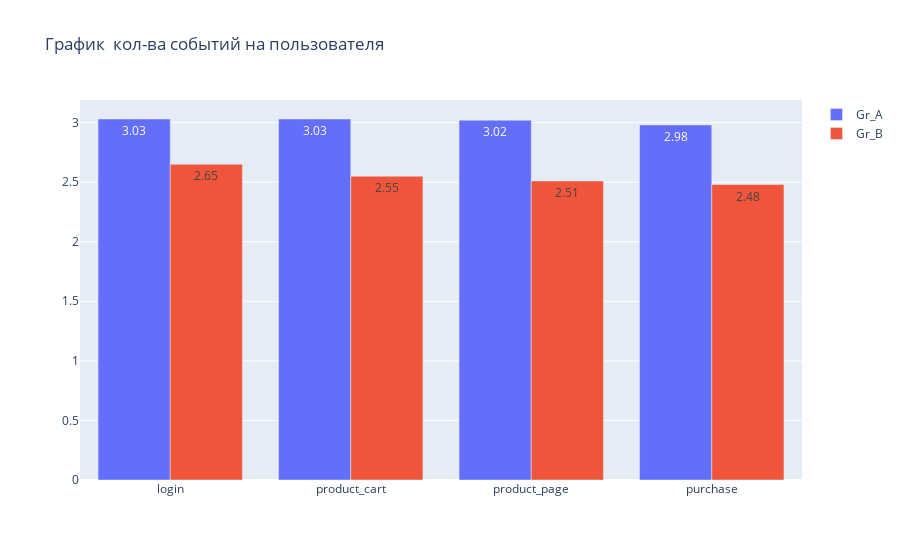

Here is the notebook cell this chart was saved with:
### Code cell
fig = go.Figure(data=[
    go.Bar(name='Gr_A', x=gr_A['event_name'].to_list(),
           y=gr_A['count'].to_list(),
           text=gr_A['count'].to_list(),
           textposition='auto'),
    go.Bar(name='Gr_В', x=gr_B['event_name'].to_list(),
           y=gr_B['count'].to_list(),
           text=gr_B['count'].to_list(),
           textposition='auto')
])

fig.update_layout(barmode='group', title='График  кол-ва событий на пользователя')

fig.show()

### Figure 1 — Plotly figure (JSON) as saved in the notebook; plotly's stock layout.template omitted (floating-point values rounded to 4 significant figures)
{"data": [{"name": "Gr_A", "text": ["3.03", "3.03", "3.02", "2.98"], "textposition": "auto", "type": "bar", "x": ["login", "product_cart", "product_page", "purchase"], "y": [3.03, 3.03, 3.02, 2.98]}, {"name": "Gr_В", "text": ["2.65", "2.55", "2.51", "2.48"], "textposition": "auto", "type": "bar", "x": ["login", "product_cart", "product_page", "purchase"], "y": [2.65, 2.55, 2.51, 2.48]}], "layout": {"barmode": "group", "title": {"text": "График  кол-ва событий на пользователя"}}}
